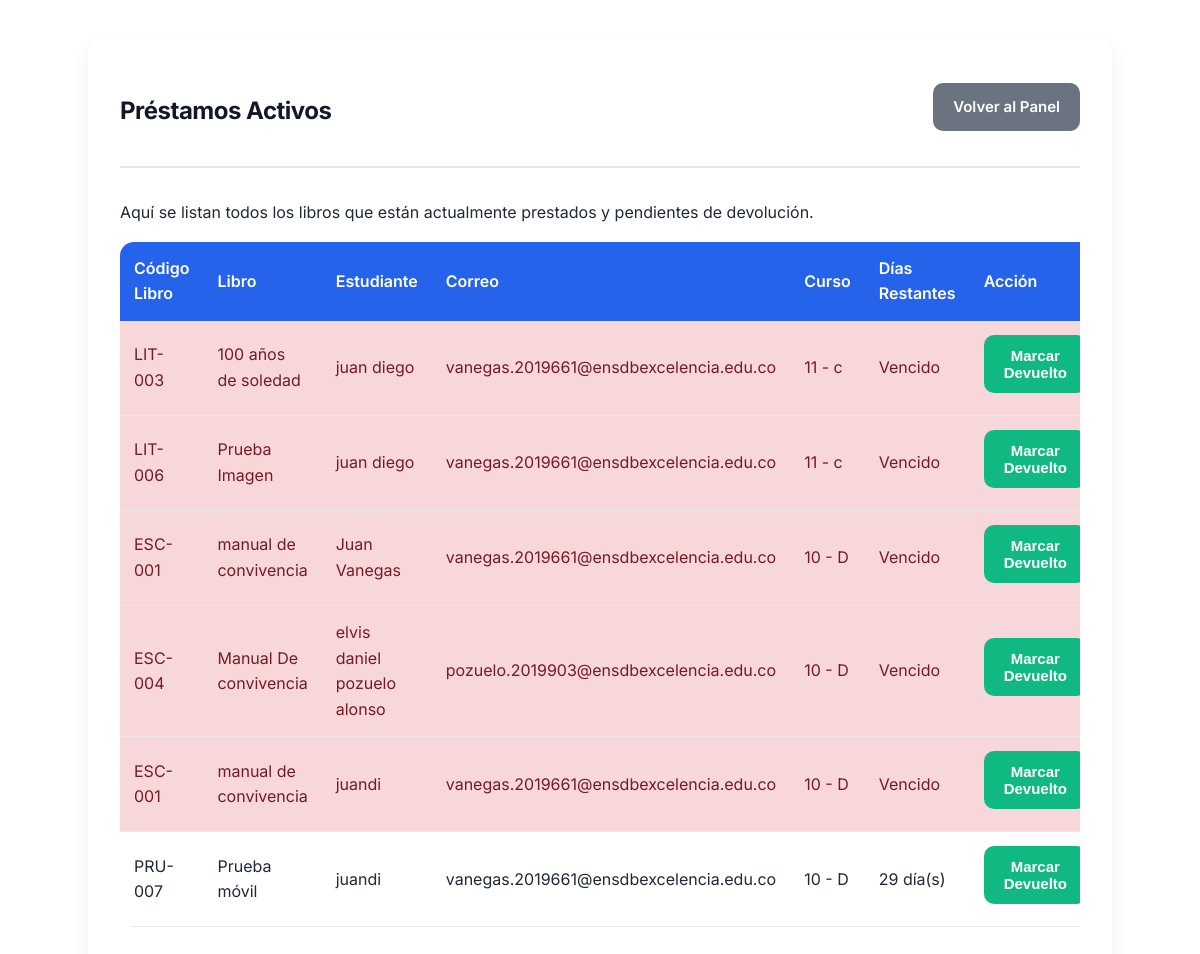
The page /admin_prestamos (signed in) on the database its author committed.
### tables this page shows
CREATE TABLE prestamo (
                id INTEGER PRIMARY KEY AUTOINCREMENT,
                nombre TEXT NOT NULL,
                grado TEXT NOT NULL,
                curso TEXT NOT NULL,
                libro_id INTEGER NOT NULL,
                dias INTEGER NOT NULL,
                correo TEXT NOT NULL,
                fecha_prestamo TEXT NOT NULL,
                devuelto INTEGER DEFAULT 0, reseñado INTEGER DEFAULT 0, fecha_devolucion TEXT,
                FOREIGN KEY(libro_id) REFERENCES libro(id)
            );

CREATE TABLE libro (
                id INTEGER PRIMARY KEY AUTOINCREMENT,
                titulo TEXT NOT NULL,
                autor TEXT NOT NULL,
                editorial TEXT NOT NULL,
                stock INTEGER NOT NULL,
                seccion TEXT NOT NULL
            , codigo_libro TEXT, portada_filename TEXT);

### biblioteca/app.py (the view)
@app.route('/admin_prestamos')
def admin_prestamos():
    if not session.get('admin'):
        return redirect(url_for('admin_login'))
    conn = get_db_connection()
    prestamos_raw = execute(conn, """
        SELECT p.*, l.titulo as libro, l.codigo_libro
        FROM prestamo p JOIN libro l ON p.libro_id = l.id
        WHERE p.devuelto = 0
        ORDER BY p.fecha_prestamo
    """).fetchall()
    prestamos_list = []
    hoy = datetime.now()
    for p in prestamos_raw:
        p_dict = dict(p)
        fecha_inicio = datetime.strptime(p['fecha_prestamo'], '%Y-%m-%d')
        fecha_fin = fecha_inicio + timedelta(days=int(p['dias']))
        dias_restantes = (fecha_fin - hoy).days + 1
        p_dict['dias_restantes'] = dias_restantes
        prestamos_list.append(p_dict)
    conn.close()
    return render_template('admin_prestamos.html', prestamos=prestamos_list)

### biblioteca/app.py (called while the page is built)
def get_db_connection():
    if USE_MYSQL:
        import mysql.connector
        conn = mysql.connector.connect(
            host=os.environ.get('MYSQL_HOST', 'localhost'),
            user=os.environ.get('MYSQL_USER', 'root'),
            password=os.environ.get('MYSQL_PASSWORD', ''),
            database=os.environ.get('MYSQL_DATABASE'),
            charset='utf8mb4',
        )
        return conn
    else:
        conn = sqlite3.connect(DATABASE)
        conn.row_factory = sqlite3.Row
        return conn

def execute(conn, query, params=()):
    if USE_MYSQL:
        query = query.replace('?', '%s')
        cur = conn.cursor(dictionary=True)
    else:
        cur = conn.cursor()
    cur.execute(query, params)
    return cur

### biblioteca/templates/admin_prestamos.html (shortened to what this page needs)
<!DOCTYPE html>
<html lang="es">
<head>
    <link rel="stylesheet" href="{{ url_for('static', filename='css/styles.css') }}">
</head>
<body>
    <div class="container">
        <header class="header">
            <h2>Préstamos Activos</h2>
            <a href="{{ url_for('admin_panel') }}" class="btn btn-secondary">Volver al Panel</a>
        </header>
        <div class="table-container">
            <p>Aquí se listan todos los libros que están actualmente prestados y pendientes de devolución.</p>
            <div style="overflow-x:auto;">
                <table>
                    <thead>
                        <tr>
                            <th>Código Libro</th>
                            <th>Libro</th>
                            <th>Estudiante</th>
                            <th>Correo</th>
                            <th>Curso</th>
                            <th>Días Restantes</th>
                            <th>Acción</th>
                        </tr>
                    </thead>
                    <tbody>
                        {% for prestamo in prestamos %}
                        <tr class="{% if prestamo.dias_restantes <= 0 %}overdue{% endif %}">
                            <td data-label="Código Libro">{{ prestamo['codigo_libro'] }}</td>
                            <td data-label="Libro">{{ prestamo['libro'] }}</td>
                            <td data-label="Estudiante">{{ prestamo['nombre'] }}</td>
                            <td data-label="Correo">{{ prestamo['correo'] }}</td>
                            <td data-label="Curso">{{ prestamo['grado'] }} - {{ prestamo['curso'] }}</td>
                            <td data-label="Días Restantes">
                                {% if prestamo.dias_restantes > 0 %}
                                    {{ prestamo.dias_restantes }} día(s)
                                {% else %}
                                    Vencido
                                {% endif %}
                            </td>
                            <td data-label="Acción">
                                <form method="POST" action="{{ url_for('devolver_prestamo', prestamo_id=prestamo['id']) }}" style="margin:0;">
                                    <button type="submit" class="btn btn-success btn-sm">Marcar Devuelto</button>
                                </form>
                            </td>
                        </tr>
                        {% else %}
                        <tr>
                            <td colspan="7">No hay préstamos activos en este momento.</td>
                        </tr>
                        {% endfor %}
                    </tbody>
                </table>
            </div>
        </div>
    </div>
</body>
</html>

### biblioteca/static/css/styles.css (style rules this page uses)
:root { --bg-page: #f6f7fb; --card-bg: rgba(255, 255, 255, 0.95); --text-dark: #1f2937; --text-muted: #4b5563; --primary: #3746ef; --danger: #ef4444; }
body { background-color: var(--bg-page) !important; color: var(--text) !important; -webkit-font-smoothing:antialiased; margin: 0; padding: 0; min-height: 100vh; font-family: 'Inter', sans-serif; color: var(--text-dark) !important; background: url('../images/escuela-background.jpg') no-repeat center center fixed; background-size: cover; }
body::before { content: ''; position: fixed; top: 0; left: 0; width: 100%; height: 100%; background: rgba(255, 255, 255, 0.85); z-index: -1; }
header, nav, .navbar, .page, .content, .panel, .card, .form-control, input, textarea, button, a { color: var(--text-dark) !important; }
button, .btn, .btn-primary { display: inline-block; padding: 0.55rem 0.9rem; background: var(--primary); color: #fff !important; border: none; border-radius: 6px; cursor: pointer; transition: transform .12s ease, box-shadow .12s ease, opacity .12s ease; margin-bottom: 0.5rem; }
a, .nav-link { color: var(--primary) !important; text-decoration: none; }
:root { --primary-color: #2563eb; --secondary-color: #f3f4f6; --accent-color: #10b981; --warning-color: #f59e0b; --error-color: #ef4444; --text-color: #1f2937; --heading-color: #111827; --card-bg: #ffffffcc; --shadow: 0 6px 20px rgba(0, 0, 0, 0.06); --border-radius: 14px; --transition: all 0.25s ease; }
body { background: linear-gradient(180deg, #e0e7ff 0%, #f9fafb 100%); font-family: 'Inter', sans-serif; margin: 0; padding: 20px; color: var(--text-color); line-height: 1.6; background-image: url('https://images.unsplash.com/photo-1507842217343-583bb7270b66?q=80&w=2070&auto=format&fit=crop'); background-size: cover; background-attachment: fixed; background-blend-mode: overlay; }
.container, .admin-container { max-width: 980px; margin: 30px auto; background: var(--card-bg); backdrop-filter: blur(10px); border-radius: var(--border-radius); box-shadow: var(--shadow); padding: 2.2em; transition: var(--transition); }
.container, .admin-container { max-width: 960px; margin: 20px auto; background: #fff; border-radius: var(--border-radius); box-shadow: var(--shadow); padding: 2em; overflow-x: auto; }
.header { display: flex; justify-content: space-between; align-items: center; margin-bottom: 2em; border-bottom: 2px solid #e5e7eb; padding-bottom: 1em; }
.header h2 { color: var(--heading-color); font-weight: 700; letter-spacing: -0.5px; }
button, .btn { border: none; border-radius: 10px; padding: 12px 20px; font-size: 15px; font-weight: 600; cursor: pointer; transition: var(--transition); color: #fff; display: inline-block; }
.btn-success { background: var(--accent-color); }
.btn-secondary { background: #6b7280; }
table { width: 100%; border-collapse: collapse; border-radius: var(--border-radius); overflow: hidden; margin-bottom: 2em; }
th { background: var(--primary-color); color: #fff; padding: 14px; text-align: left; font-weight: 600; }
td { padding: 14px; background: #fff; border-bottom: 1px solid #e5e7eb; }
tbody tr { background-color: #fff; }
tbody tr:nth-child(even) { background-color: #f9f9f9; }
body::before { z-index: -1; }
body { background-color: transparent; }
body { background: transparent !important; color: var(--text-color); }
body::before { content: ""; position: fixed; inset: 0; background-image: url('../images/escuela-background.jpeg'); background-repeat: no-repeat; background-position: center center; background-size: cover; background-attachment: fixed; filter: blur(0px); image-rendering: auto; z-index: -1; }
@media (min-width: 1200px) and (max-width: 1599px) { body::before { filter: blur(1px); } }

### biblioteca/templates/admin_prestamos.html (style rules this page uses)
.overdue td { background-color: #f8d7da !important; color: #721c24; }

### rows shown on the page
prestamo: codigo_libro "LIT-003", libro "100 años de soledad", nombre "juan diego", correo "vanegas.2019661@ensdbexcelencia.edu.co", grado "11", curso "c", shows "Vencido"
prestamo: codigo_libro "LIT-006", libro "Prueba Imagen", nombre "juan diego", correo "vanegas.2019661@ensdbexcelencia.edu.co", grado "11", curso "c", shows "Vencido"
prestamo: codigo_libro "ESC-001", libro "manual de convivencia", nombre "Juan Vanegas", correo "vanegas.2019661@ensdbexcelencia.edu.co", grado "10", curso "D", shows "Vencido"
prestamo: codigo_libro "ESC-004", libro "Manual De convivencia", nombre "elvis daniel pozuelo alonso", correo "pozuelo.2019903@ensdbexcelencia.edu.co", grado "10", curso "D", shows "Vencido"
prestamo: codigo_libro "ESC-001", libro "manual de convivencia", nombre "juandi", correo "vanegas.2019661@ensdbexcelencia.edu.co", grado "10", curso "D", shows "Vencido"
prestamo: codigo_libro "PRU-007", libro "Prueba móvil", nombre "juandi", correo "vanegas.2019661@ensdbexcelencia.edu.co", grado "10", curso "D", dias_restantes "29"
